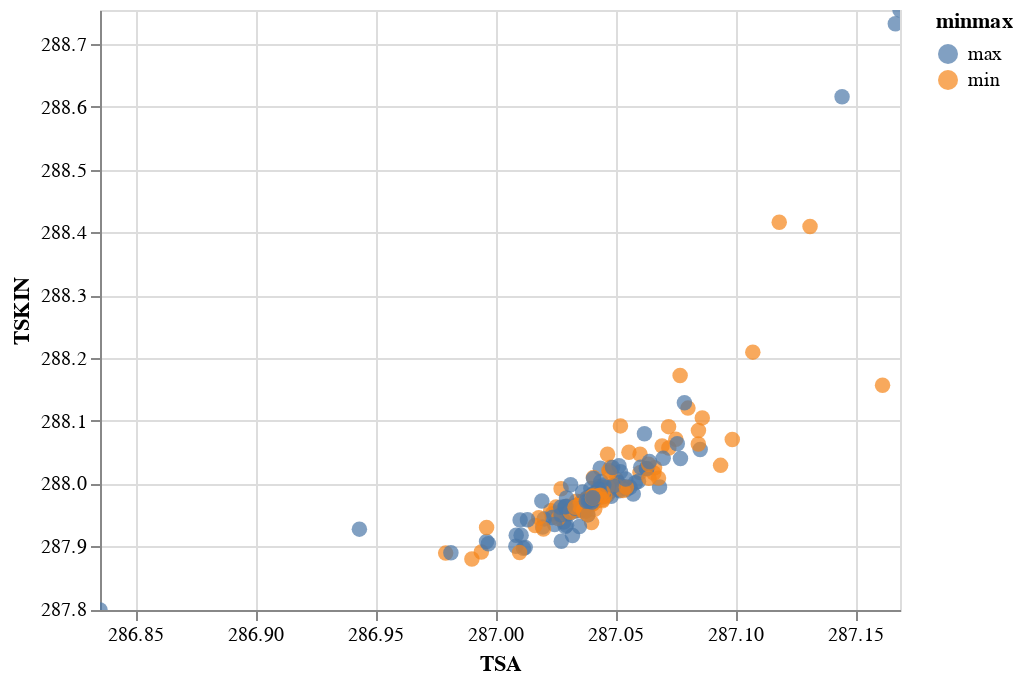

The notebook cell this image was saved under:
### Code cell
source = paramkey

alt.Chart(source).mark_circle(size=60).encode(
    x=alt.X('TSA', scale=alt.Scale(domain=[np.nanmin(source['TSA']), np.nanmax(source['TSA'])])),
    y=alt.Y('TSKIN', scale=alt.Scale(domain=[np.nanmin(source['TSKIN']), np.nanmax(source['TSKIN'])])),
    color='minmax',
    tooltip=['key', 'param', 'minmax']
).transform_filter(
    (datum.minmax != 'default')
).interactive()

### Figure 1 — Vega-Lite specification as saved in the notebook (floating-point values rounded to 4 significant figures; data arrays with more than 128 entries replaced by an {"elided": "..."} marker saying what was removed)
{"$schema": "https://vega.github.io/schema/vega-lite/v3.4.0.json", "config": {"mark": {"tooltip": null}, "view": {"height": 300, "width": 400}}, "data": {"name": "data-d5bd7f331aa00b9105cba4dff715f22b"}, "datasets": {"data-d5bd7f331aa00b9105cba4dff715f22b": {"elided": "373 records"}}, "encoding": {"color": {"field": "minmax", "type": "nominal"}, "tooltip": [{"field": "key", "type": "nominal"}, {"field": "param", "type": "nominal"}, {"field": "minmax", "type": "nominal"}], "x": {"field": "TSA", "scale": {"domain": [286.8, 287.2]}, "type": "quantitative"}, "y": {"field": "TSKIN", "scale": {"domain": [287.8, 288.8]}, "type": "quantitative"}}, "mark": {"size": 60, "type": "circle"}, "selection": {"selector036": {"bind": "scales", "encodings": ["x", "y"], "type": "interval"}}, "transform": [{"filter": "(datum.minmax !== 'default')"}]}
